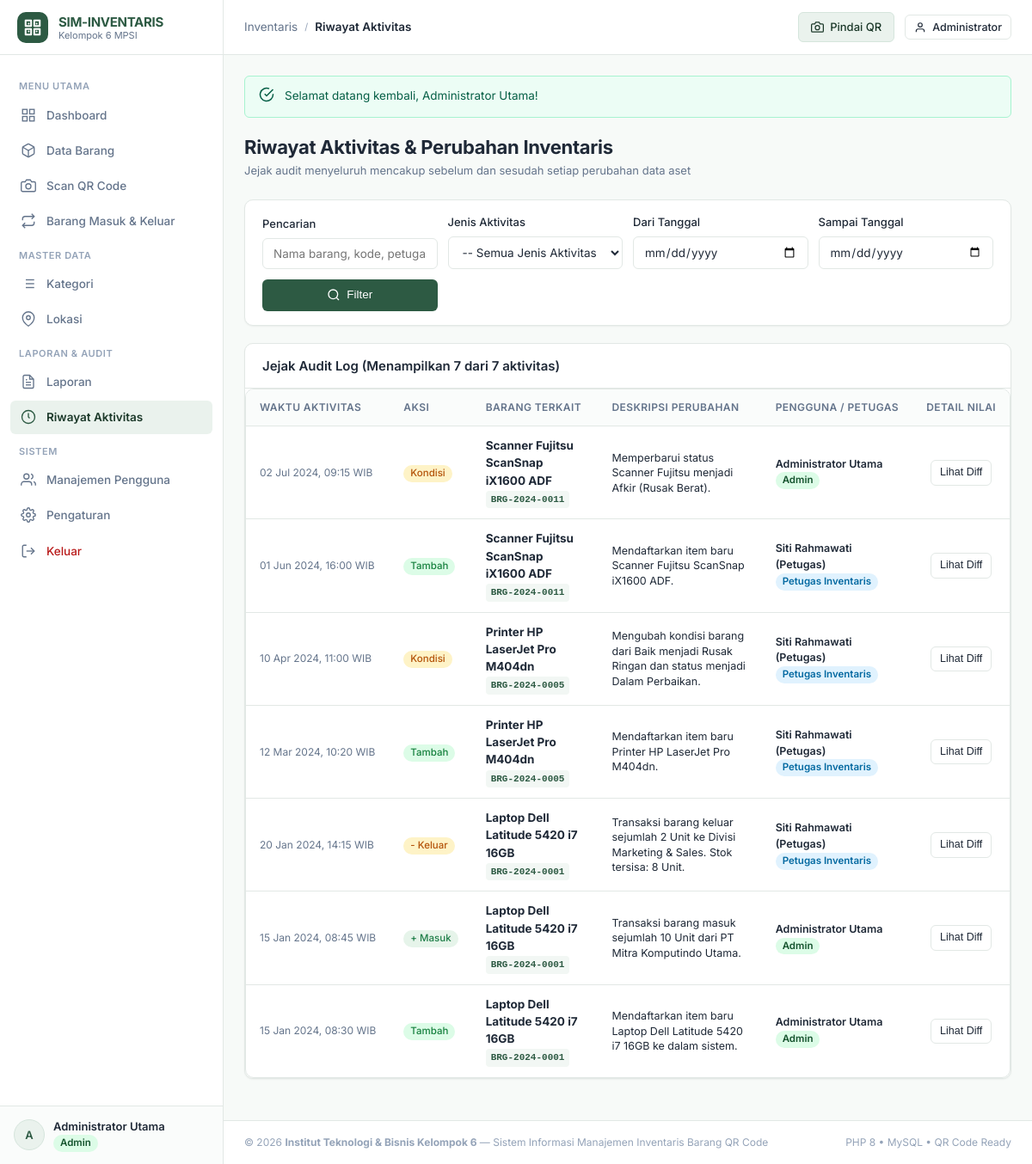
Screenshot of /history/index.php (signed in) with the database file from the repository.
### tables this page shows
CREATE TABLE `item_histories` (
  `id` INT AUTO_INCREMENT PRIMARY KEY,
  `action_type` VARCHAR(50) NOT NULL,
  `item_id` INT NULL,
  `item_code` VARCHAR(50) NOT NULL,
  `item_name` VARCHAR(150) NOT NULL,
  `user_id` INT NULL,
  `user_name` VARCHAR(100) NOT NULL,
  `user_role` VARCHAR(50) NOT NULL,
  `description` TEXT NOT NULL,
  `old_values` LONGTEXT NULL,
  `new_values` LONGTEXT NULL,
  `created_at` TIMESTAMP DEFAULT CURRENT_TIMESTAMP,
  INDEX `idx_history_item` (`item_id`),
  INDEX `idx_history_date` (`created_at`)
);

### history/index.php (the view, shortened to what this page needs)
<?php
require_once __DIR__ . '/../config/helpers.php';
$pdo = getDbConnection();
$search = trim($_GET['search'] ?? '');
$startDate = trim($_GET['start_date'] ?? '');
$endDate = trim($_GET['end_date'] ?? '');
$page = max(1, (int)($_GET['page'] ?? 1));
$perPage = 15;
$offset = ($page - 1) * $perPage;
$conditions = [];
$params = [];
$whereSql = !empty($conditions) ? 'WHERE ' . implode(' AND ', $conditions) : '';
$countStmt = $pdo->prepare("SELECT COUNT(*) FROM item_histories h {$whereSql}");
$countStmt->execute($params);
$totalRows = (int)$countStmt->fetchColumn();
$sql = "
    SELECT h.*
    FROM item_histories h
    {$whereSql}
    ORDER BY h.id DESC
    LIMIT {$perPage} OFFSET {$offset}
";
$stmt = $pdo->prepare($sql);
$stmt->execute($params);
$histories = $stmt->fetchAll();
require_once __DIR__ . '/../includes/header.php';
require_once __DIR__ . '/../includes/sidebar.php';
require_once __DIR__ . '/../includes/navbar.php';
?>
<div class="page-header">
    <div class="page-title">
        <h1>Riwayat Aktivitas & Perubahan Inventaris</h1>
        <p>Jejak audit menyeluruh mencakup sebelum dan sesudah setiap perubahan data aset</p>
    </div>
</div>
<div class="filter-card">
    <form method="GET" action="" class="filter-grid">
        <div>
            <label class="form-label" for="search">Pencarian</label>
            <input type="text" id="search" name="search" class="form-control" placeholder="Nama barang, kode, petugas..." value="<?= e($search) ?>">
        </div>
        <div>
            <label class="form-label" for="action_type">Jenis Aktivitas</label>
            <select id="action_type" name="action_type" class="form-select">
                <option value="">-- Semua Jenis Aktivitas --</option>
            </select>
        </div>
        <div>
            <label class="form-label" for="start_date">Dari Tanggal</label>
            <input type="date" id="start_date" name="start_date" class="form-control" value="<?= e($startDate) ?>">
        </div>
        <div>
            <label class="form-label" for="end_date">Sampai Tanggal</label>
            <input type="date" id="end_date" name="end_date" class="form-control" value="<?= e($endDate) ?>">
        </div>
        <div style="display: flex; gap: 8px;">
            <button type="submit" class="btn btn-primary" style="flex: 1;">
                <svg width="15" height="15" viewBox="0 0 24 24" fill="none" stroke="currentColor" stroke-width="2"><circle cx="11" cy="11" r="8"></circle><line x1="21" y1="21" x2="16.65" y2="16.65"></line></svg>
                <span>Filter</span>
            </button>
        </div>
    </form>
</div>
<div class="card">
    <div class="card-header">
        <h2 class="card-title">Jejak Audit Log (Menampilkan <?= count($histories) ?> dari <?= formatNumber($totalRows) ?> aktivitas)</h2>
    </div>
    <div class="table-responsive">
        <table class="table">
            <thead>
                <tr>
                    <th style="width: 150px;">Waktu Aktivitas</th>
                    <th>Aksi</th>
                    <th>Barang Terkait</th>
                    <th>Deskripsi Perubahan</th>
                    <th>Pengguna / Petugas</th>
                    <th style="width: 100px; text-align: center;">Detail Nilai</th>
                </tr>
            </thead>
            <tbody>
                <?php if (empty($histories)): ?>
                    <tr><td colspan="6" style="text-align: center; color: var(--color-text-subtle); padding: 32px;">Belum ada riwayat aktivitas yang sesuai dengan filter.</td></tr>
                <?php else: ?>
                    <?php foreach ($histories as $h): ?>
                        <tr>
                            <td style="font-size: 12px; color: var(--color-text-muted); white-space: nowrap;"><?= formatDate($h['created_at']) ?></td>
                            <td>
                                <?php if (strpos($h['action_type'], 'MASUK') !== false): ?>
                                    <span class="badge badge-success">+ Masuk</span>
                                <?php elseif (strpos($h['action_type'], 'KELUAR') !== false): ?>
                                    <span class="badge badge-warning">- Keluar</span>
                                <?php elseif ($h['action_type'] === 'TAMBAH_BARANG'): ?>
                                    <span class="badge badge-emerald">Tambah</span>
                                <?php elseif ($h['action_type'] === 'HAPUS_BARANG'): ?>
                                    <span class="badge badge-danger">Hapus</span>
                                <?php elseif ($h['action_type'] === 'UBAH_KONDISI'): ?>
                                    <span class="badge badge-warning">Kondisi</span>
                                <?php else: ?>
                                    <span class="badge badge-secondary"><?= e($h['action_type']) ?></span>
                                <?php endif; ?>
                            </td>
                            <td>
                                <div><strong><?= e($h['item_name']) ?></strong></div>
                                <span class="table-code" style="font-size: 11px;"><?= e($h['item_code']) ?></span>
                            </td>
                            <td style="font-size: 12.5px; line-height: 1.4;"><?= e($h['description']) ?></td>
                            <td>
                                <div style="font-weight: 600; font-size: 12.5px;"><?= e($h['user_name']) ?></div>
                                <div style="font-size: 11px;"><?= getRoleBadge($h['user_role']) ?></div>
                            </td>
                            <td style="text-align: center;">
                                <?php if (!empty($h['old_values']) || !empty($h['new_values'])): ?>
                                    <button type="button" class="btn btn-secondary btn-sm" onclick='showDiffModal(<?= json_encode($h, JSON_HEX_APOS | JSON_HEX_QUOT) ?>)'>
                                        Lihat Diff
                                    </button>
                                <?php else: ?>
                                    <span style="color: var(--color-text-subtle); font-size: 11px;">-</span>
                                <?php endif; ?>
                            </td>
                        </tr>
                    <?php endforeach; ?>
                <?php endif; ?>
            </tbody>
        </table>
    </div>
</div>
<?php require_once __DIR__ . '/../includes/footer.php'; ?>

### config/helpers.php (shortened to what this page needs)
<?php
function e(?string $string): string {
    return htmlspecialchars($string ?? '', ENT_QUOTES, 'UTF-8');
}
function formatDate(?string $datetime, string $format = 'd M Y, H:i'): string {
    $timestamp = strtotime($datetime);
    $bulanIndo = [
        1 => 'Jan', 2 => 'Feb', 3 => 'Mar', 4 => 'Apr', 5 => 'Mei', 6 => 'Jun',
        7 => 'Jul', 8 => 'Agu', 9 => 'Sep', 10 => 'Okt', 11 => 'Nov', 12 => 'Des'
    ];
    $d = date('d', $timestamp);
    $m = $bulanIndo[(int)date('m', $timestamp)] ?? date('M', $timestamp);
    $y = date('Y', $timestamp);
    $his = date('H:i', $timestamp);
    return "{$d} {$m} {$y}, {$his} WIB";
}
function formatNumber($num): string {
    return number_format((float)$num, 0, ',', '.');
}
function getRoleBadge(string $role): string {
    switch ($role) {
        case 'admin':
            return '<span class="badge badge-admin">Admin</span>';
        case 'petugas':
            return '<span class="badge badge-petugas">Petugas Inventaris</span>';
    }
}

### rows the page displays
item_histories: created_at "02 Jul 2024, 09:15 WIB", action_type "Kondisi", item_name "Scanner Fujitsu ScanSnap iX1600 ADF", item_code "BRG-2024-0011", description "Memperbarui status Scanner Fujitsu menjadi Afkir (Rusak Berat).", user_name "Administrator Utama", user_role "Admin"
item_histories: created_at "01 Jun 2024, 16:00 WIB", action_type "Tambah", item_name "Scanner Fujitsu ScanSnap iX1600 ADF", item_code "BRG-2024-0011", description "Mendaftarkan item baru Scanner Fujitsu ScanSnap iX1600 ADF.", user_name "Siti Rahmawati (Petugas)", user_role "Petugas Inventaris"
item_histories: created_at "10 Apr 2024, 11:00 WIB", action_type "Kondisi", item_name "Printer HP LaserJet Pro M404dn", item_code "BRG-2024-0005", description "Mengubah kondisi barang dari Baik menjadi Rusak Ringan dan status menjadi Dalam Perbaikan.", user_name "Siti Rahmawati (Petugas)", user_role "Petugas Inventaris"
item_histories: created_at "12 Mar 2024, 10:20 WIB", action_type "Tambah", item_name "Printer HP LaserJet Pro M404dn", item_code "BRG-2024-0005", description "Mendaftarkan item baru Printer HP LaserJet Pro M404dn.", user_name "Siti Rahmawati (Petugas)", user_role "Petugas Inventaris"
item_histories: created_at "20 Jan 2024, 14:15 WIB", action_type "- Keluar", item_name "Laptop Dell Latitude 5420 i7 16GB", item_code "BRG-2024-0001", description "Transaksi barang keluar sejumlah 2 Unit ke Divisi Marketing & Sales. Stok tersisa: 8 Unit.", user_name "Siti Rahmawati (Petugas)", user_role "Petugas Inventaris"
item_histories: created_at "15 Jan 2024, 08:45 WIB", action_type "+ Masuk", item_name "Laptop Dell Latitude 5420 i7 16GB", item_code "BRG-2024-0001", description "Transaksi barang masuk sejumlah 10 Unit dari PT Mitra Komputindo Utama.", user_name "Administrator Utama", user_role "Admin"
item_histories: created_at "15 Jan 2024, 08:30 WIB", action_type "Tambah", item_name "Laptop Dell Latitude 5420 i7 16GB", item_code "BRG-2024-0001", description "Mendaftarkan item baru Laptop Dell Latitude 5420 i7 16GB ke dalam sistem.", user_name "Administrator Utama", user_role "Admin"

### other values shown
getSetting('app_name', 'SIM-INVENTARIS') "SIM-INVENTARIS"
substr($user['full_name'] ?? 'U', 0, 1) "A"
$user['full_name'] "Administrator Utama"
$breadcrumbTitle "Riwayat Aktivitas"
explode(' ', $user['full_name'] ?? 'Profil')[0] "Administrator"
$flash['message'] "Selamat datang kembali, Administrator Utama!"
count($histories) "7"
formatNumber($totalRows) "7"
getSetting('institution_name', 'Kelompok 6 MPSI') "Institut Teknologi & Bisnis Kelompok 6"
getSetting('app_title', 'Sistem Informasi Manajemen Inventaris') "Sistem Informasi Manajemen Inventaris Barang QR Code"
